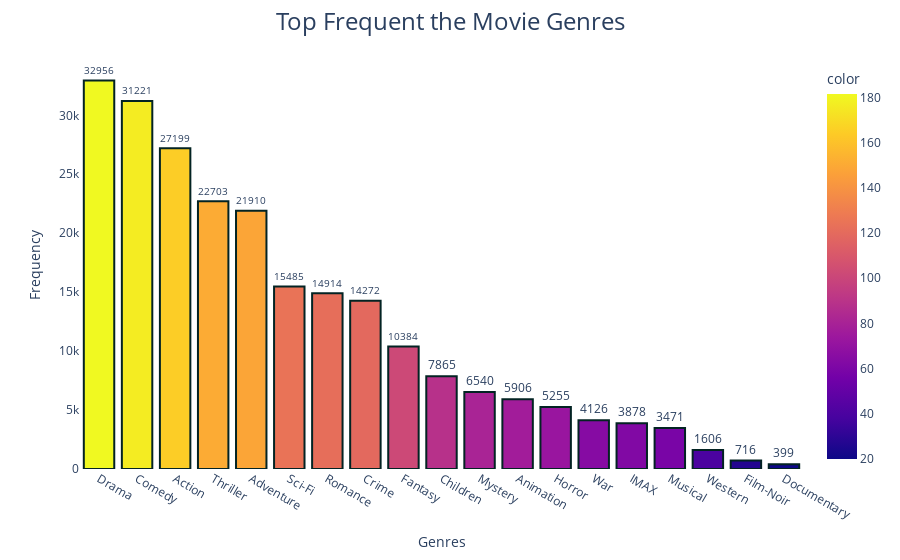

The notebook cell saved with this chart:
### Code cell
fig = px.bar(genres_value_counts, x=genres_value_counts.index, y=genres_value_counts, text=genres_value_counts,
             labels={
                 "index": "Genres",
                 'y': 'Frequency'},
             color=genres_value_counts**0.50
             )
fig.update_traces(textposition='outside')
fig.update_layout(title_text='Top Frequent the Movie Genres',
                  title_x=0.5, title_font=dict(size=24))
fig.update_traces(marker=dict(line=dict(color='#032323', width=2)))
fig.update_layout({'plot_bgcolor': 'rgba(0, 0, 1, 0)'})
fig.show()

### Figure 1 — Plotly figure (JSON) as saved in the notebook; plotly's stock layout.template omitted (floating-point values rounded to 4 significant figures)
{"data": [{"alignmentgroup": "True", "hovertemplate": "Genres=%{x}<br>Frequency=%{y}<br>text=%{text}<br>color=%{marker.color}<extra></extra>", "legendgroup": "", "marker": {"color": [181.5, 176.7, 164.9, 150.7, 148.0, 124.4, 122.1, 119.5, 101.9, 88.68, 80.87, 76.85, 72.49, 64.23, 62.27, 58.92, 40.07, 26.76, 19.97], "coloraxis": "coloraxis", "line": {"color": "#032323", "width": 2}, "pattern": {"shape": ""}}, "name": "", "offsetgroup": "", "orientation": "v", "showlegend": false, "text": [32956, 31221, 27199, 22703, 21910, 15485, 14914, 14272, 10384, 7865, 6540, 5906, 5255, 4126, 3878, 3471, 1606, 716, 399], "textposition": "outside", "type": "bar", "x": ["Drama", "Comedy", "Action", "Thriller", "Adventure", "Sci-Fi", "Romance", "Crime", "Fantasy", "Children", "Mystery", "Animation", "Horror", "War", "IMAX", "Musical", "Western", "Film-Noir", "Documentary"], "xaxis": "x", "y": [32956, 31221, 27199, 22703, 21910, 15485, 14914, 14272, 10384, 7865, 6540, 5906, 5255, 4126, 3878, 3471, 1606, 716, 399], "yaxis": "y"}], "layout": {"barmode": "relative", "coloraxis": {"colorbar": {"title": {"text": "color"}}, "colorscale": [[0, "#0d0887"], [0.1111, "#46039f"], [0.2222, "#7201a8"], [0.3333, "#9c179e"], [0.4444, "#bd3786"], [0.5556, "#d8576b"], [0.6667, "#ed7953"], [0.7778, "#fb9f3a"], [0.8889, "#fdca26"], [1, "#f0f921"]]}, "legend": {"tracegroupgap": 0}, "margin": {"t": 60}, "plot_bgcolor": "rgba(0, 0, 1, 0)", "title": {"font": {"size": 24}, "text": "Top Frequent the Movie Genres", "x": 0.5}, "xaxis": {"anchor": "y", "domain": [0, 1], "title": {"text": "Genres"}}, "yaxis": {"anchor": "x", "domain": [0, 1], "title": {"text": "Frequency"}}}}
